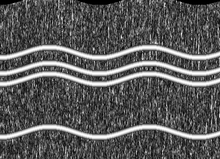
%> input picture simulated4_2_noise.bmp, 220 x 159 px, shrunk from 416 x 300 before the run
$ octave MainDemo.m   (GNU Octave 9; MATLAB toolbox functions it lacks are replaced by stand-ins)
%> lines starting %> are read from the running program, lines starting %| are printed output that depends on the picture
### FrangiCode/FrangiFilter2D.m
function [outIm,Direction, whatScale] = FrangiFilter2D(I, sigmas, options)
defaultoptions = struct('FrangiScaleRange', [1 10], 'FrangiScaleRatio', 2, 'FrangiBetaOne', 0.5, 'FrangiBetaTwo', 10, 'verbose',true,'BlackWhite',true);%0.5 15

if(~exist('options','var')),
    options=defaultoptions;
else
    tags = fieldnames(defaultoptions);
    for i=1:length(tags)
         if(~isfield(options,tags{i})),  options.(tags{i})=defaultoptions.(tags{i}); end
    end
    if(length(tags)~=length(fieldnames(options))),
        warning('FrangiFilter2D:unknownoption','unknown options found');
    end
end
%sigmas = [3];
beta  = 2*options.FrangiBetaOne^2;
c     = 2*options.FrangiBetaTwo^2;
ALLfiltered=zeros([size(I) length(sigmas)]);
ALLangles=zeros([size(I) length(sigmas)]);
[line, row] = size(I);
for i = 1:length(sigmas),
    if(options.verbose)

    end
    [Dxx,Dxy,Dyy] = Hessian2D(I,sigmas(i));
    Dxx = (sigmas(i)^2)*Dxx;
    Dxy = (sigmas(i)^2)*Dxy;
    Dyy = (sigmas(i)^2)*Dyy;
    [Lambda2,Lambda1,Ix,Iy]=eig2image(Dxx,Dxy,Dyy);
%     angles =atan2(Ix,Iy);
    angles = zeros(line,row);
    for ii = 1:line
        for jj = 1:row
            angles(ii, jj) = atan(-((Iy(ii,jj)/Ix(ii,jj))));
        end
    end
    Lambda1(Lambda1==0) = eps;
    Rb = (Lambda2./Lambda1).^2;%
    S2 =  Lambda1.^2+Lambda2.^2;%

   Ifiltered =  exp(-Rb/beta).*(ones(size(I))-exp(-S2/c));

   if(options.BlackWhite)
        Ifiltered(Lambda1<0)=0;
    else
        Ifiltered(Lambda1>0)=0;
    end
    ALLfiltered(:,:,i) = Ifiltered;
    ALLangles(:,:,i) = angles;
end

if length(sigmas) > 1,
    [outIm,whatScale] = max(ALLfiltered,[],3);
    outIm = reshape(outIm,size(I));
    if(nargout>1)
        whatScale = reshape(whatScale,size(I));
    end
    %if(nargout>2)
        Direction = reshape(ALLangles((1:numel(I))'+(whatScale(:)-1)*numel(I)),size(I));
    %end
else
    outIm = reshape(ALLfiltered,size(I));
    if(nargout>1)
            whatScale = ones(size(I));
    end
    if(nargout>2)
        Direction = reshape(ALLangles,size(I));
    end
end

### FrangiCode/Hessian2D.m
function [Dxx,Dxy,Dyy] = Hessian2D(I,Sigma)
%% original Frangi Filter
if nargin < 2, Sigma = 1; end
[X,Y] = ndgrid(-round(3*Sigma):round(3*Sigma));
%%
%%%一阶导数
% DGaussx = (-1/(2*pi*Sigma^4)) * (X.*exp(-(X.^2 + Y.^2)/(2*Sigma^2)));
% DGaussy = (-1/(2*pi*Sigma^4)) * (Y.*exp(-(X.^2 + Y.^2)/(2*Sigma^2)));
%%

DGaussxx = 1/(2*pi*Sigma^4) * (X.^2/Sigma^2 - 1) .* exp(-(X.^2 + Y.^2)/(2*Sigma^2));
DGaussxy = 1/(2*pi*Sigma^6) * (X .* Y)           .* exp(-(X.^2 + Y.^2)/(2*Sigma^2));
DGaussyy = DGaussxx';
Dxx = imfilter(I,DGaussxx,'conv');
Dxy = imfilter(I,DGaussxy,'conv');
Dyy = imfilter(I,DGaussyy,'conv');

%%
%%%先滤波再求导
% h = fspecial('gaussian',[11,11], 2);
% Id = imfilter(I, h);
% [line, row] = size(Id);
%
% Dy=gradient(Id,'y');
% Dyy=(gradient(Dy,'y'));
% clear Dy;
%
% Dx=gradient(Id,'x');
% Dxx=(gradient(Dx,'x'));
% Dxy=(gradient(Dx,'y'));
% clear Dx;
% % Y = [1  1  1  1  1  -2 -2 -2 -2 -2 1 1  1  1  1  ;
% %      1  1  1  1  1  -2 -2 -2 -2 -2 1 1  1  1  1  ;
% %      1  1  1  1  1  -2 -2 -2 -2 -2 1 1  1  1  1  ;
% %        ];
% % X = [1 1 1;
% %      1 1 1;
% %      1 1 1;
% %      1 1 1;
% %      1 1 1;
% %      -2 -2 -2;
% %      -2 -2 -2;
% %      -2 -2 -2;
% %      -2 -2 -2;
% %      -2 -2 -2;
% %      1   1  1;
% %      1   1  1;
% %      1   1  1;
% %      1   1  1;
% %       1  1  1;
% %            ];
% % Dx = imfilter(Id,X,'conv');
% % Dy = imfilter(Id,Y,'conv');
% % Dxx = imfilter(Dx,X,'conv');
% % Dyy = imfilter(Dy,Y,'conv');
% % Dxy = imfilter(Dx,Y,'conv');
%
% Dx = zeros(line,row);
% Dy = zeros(line,row);
% Dxx = zeros(line,row);
% Dxy = zeros(line,row);
% Dyy = zeros(line,row);
% for i = 2:line-2
%     for j = 2:row-2
%         Dx(i,j) = (Id(i+1,j) - Id(i-1,j))/2;
%         Dy(i,j) = (Id(i,j+1) - Id(i,j-1))/2;
%     end
% end
% for i = 2:line-1
%     for j = 2:row-1
%         Dxx(i,j) = (Dx(i+1,j) - Dx(i-1,j))/2;
%         Dyy(i,j) = (Dy(i,j+1) - Dy(i,j-1))/2;
%         Dxy(i,j) = (Dx(i,j+1) - Dx(i,j-1))/2;
%     end
% end
%%
%%%显示二阶导数
% mag = sqrt(Dxx.*Dxx+Dyy.*Dyy);
% px = Dxx./(mag+1e-10); py = Dyy./(mag+1e-10);
% figure,quiver(py,px);

%%
%%%显示一阶导数
% [5 lines of commented-out code are left out]
%%

%% using GVF Frangi Filter
% [33 lines of commented-out code are left out]


% [25 lines left out: function gradient, not called in this run]

### FNLM.m
function  [Output]=FNLM(x,f,t,h, Ivessel, l, s)
warning off;

oldx = x;
x = Ivessel;

[m n]=size(x);
% Memory for the output
Output=[];

% Replicate the boundaries of the x image

D_ori = padarray(x,[f+t f+t],'symmetric');
oldx = padarray(oldx,[f+t f+t],'symmetric');
kernel=make_kernel(f);
gsqu_sum2 = conv2(oldx.*oldx,kernel,'same');
h=h^2;

parfor i=1:m
    i
    for j=1:n
        i1 = i+ t+f;
        j1 = j+ t+f;

        rw2= oldx(i1-f:i1+f , j1-f:j1+f); % reference window
        rw2(:,1:end)=rw2(:,2*f+1:-1:1);
        rw2(1:end,:)=rw2(2*f+1:-1:1,:);
        rw2=rw2.*kernel;

        bw2 = oldx(i1-t-f:i1+t+f,j1-t-f:j1+t+f);
        cv_bw2 = conv2(bw2,rw2,'valid');
        %----------------------------------------------------------

        gsq_dis2=gsqu_sum2(i1,j1)+gsqu_sum2(i1-t:i1+t,j1-t:j1+t)-2*cv_bw2;  % Eqn. (5) in the paper;
        weight2=exp(-gsq_dis2/h);
        weight2(t+1,t+1)=0;
        weight2(t+1,t+1)=max(weight2(:));
        weight2 = weight2/max(weight2(:));
        %%
        weight2(:,t+1) = 0;

        wei = zeros(size(weight2));
        Dir = D_ori(i1-t:i1+t,j1-t:j1+t);
        for ii = 1:size(weight2,1)
            for jj = 1:size(weight2,2)
                a = ii - (t+1);
                b = jj - (t+1);
                if (ii~=t+1 || jj~=t+1)
                    Pont_angle = atan(a/b);
                    E = abs(Dir(t+1,t+1) - Pont_angle);%when the centre direction is wrong, the result is bad.
                    lamada = 0.3;
                    if (E> lamada)
                        wei(ii,jj ) = 0;%0.0001;
                        continue;
                    end
                    wei(ii,jj) = (1-(E/lamada).^2).^2 ;%exp(-abs(wei(ii,jj) - Dir(ii,jj)));
                end
            end
        end
        wei(t+1,t+1) = 1;
        wei2 = zeros(size(weight2));
        for ii = 1:size(weight2,1)
            for jj = 1:size(weight2,2)
                a = (t+1) - ii;
                b = (t+1) - jj;
                if (ii~=t+1 || jj~=t+1)
                    Pont_angle2 = atan(a/b);
                    E2 = abs(Dir(ii,jj) - Pont_angle2);
                    lamada = 0.3;
                    if (E2> lamada)
                        wei2(ii,jj ) = 0;%0.0001;
                        continue;
                    end
                        wei2(ii,jj) = (1-(E2/lamada).^2).^2 ;%exp(-abs(wei(ii,jj) - Dir(ii,jj)));
                end
            end
        end

        W =  wei.*wei2.*weight2;%   wei.*  abs(wei-ones(size(wei))).*   weight.*D_2.*wei.*.*weight2
        if (sum(sum(wei2.*weight2)) < 2*sum(sum(wei.*wei2.*weight2)))
            W =  wei.*wei2.*weight2;
        else
            W =  wei2.*weight2;
        end
        [ L,~ ] =lowrank(W,oldx, i1, j1, t, f, l, s);
        Output(i,j) = mean(L(floor(size(L,1)/2)+1,:));
    end
end

function [kernel] = make_kernel(f)

kernel=zeros(2*f+1,2*f+1);
for d=1:f
    value= 1 / (2*d+1)^2 ;
    for i=-d:d
        for j=-d:d
            kernel(f+1-i,f+1-j)= kernel(f+1-i,f+1-j) + value ;
        end
    end
end
kernel = kernel ./ f;

### FrangiCode/eig2image.m
function [Lambda1,Lambda2,Ix,Iy]=eig2image(Dxx,Dxy,Dyy)

tmp = sqrt((Dxx - Dyy).^2 + 4*Dxy.^2);
v2x = 2*Dxy;
v2y = Dyy - Dxx + tmp;

mag = sqrt(v2x.^2 + v2y.^2);
i = (mag ~= 0);
v2x(i) = v2x(i)./mag(i);
v2y(i) = v2y(i)./mag(i);

v1x = -v2y;
v1y = v2x;

mu1 = 0.5*(Dxx + Dyy + tmp);
mu2 = 0.5*(Dxx + Dyy - tmp);

check=abs(mu1)>abs(mu2);

Lambda1=mu1;
Lambda1(check)=mu2(check);
Lambda2=mu2;
Lambda2(check)=mu1(check);

Ix=v1x;
Ix(check)=v2x(check);
Iy=v1y;
Iy(check)=v2y(check);
end

### MainDemo.m
%====================================================
% demo
%==================================================
% If you find our code helpful in your resarch or work, please cite our paper.
% Shaobo Li , Jianhu Zhao ,Hongmei Zhang, Zijun Bi1, SiHeng Qu , "A Non-local Low Rank Algorithm for Subbottom Profile Sonar Image Denoising "

%%
baseDirectory = fileparts(mfilename('fullpath'));
addpath(genpath(baseDirectory));
%%
clear all;
%%
parpool('local',6);
%%
% load test image
x=double((imread('simulated4_2_noise.bmp')));
%> x: size 159x220 double; min 0, max 255, mean 89.7; mean of the top-left, top-right, bottom-left and bottom-right quarters 93.5, 95.2, 84.5, 85.7
%%
%Filter
Id=x;
Ivessel = Id;
Id = double((Id));
Id = 255 - double(Id);
Id = medfilt2(Id, [3,3]);
h = fspecial('gaussian',[3,3], 2);
Id = imfilter(Id, h);
sigmas = [7, 7.5, 8, 8.5, 9, 9.5, 10, 10.5, 11, 11.5, 12, 12.5, 13, 13.5, 14,14.5,15, 20,30];
[Ivessel0, Direction, whatScale]= FrangiFilter2D(Id,sigmas);%, Direction
%> after the loop in FrangiFilter2D, `for i = 1:length(sigmas),`:
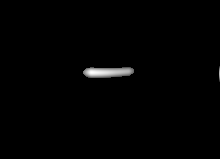
%> Ifiltered: size 159x220 double; min 0, max 0.0804, mean 0.000698; drawn with min black and max white
%> after the loop in FrangiFilter2D, `for i = 1:length(sigmas),`:
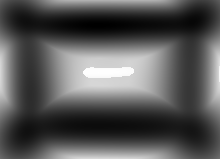
%> Lambda1: size 159x220 double; min -51.88, max 5.73, mean -32.07; drawn with min black and max white
%> after the loop in FrangiFilter2D, `for i = 1:length(sigmas),`:
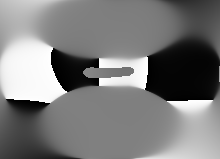
%> angles: size 159x220 double; min -1.57, max 1.57, mean -0.0436; drawn with min black and max white
Ivessel = Direction;
%%
Id = 255 - double(Id);
Id = medfilt2(Id, [3,3]);
h = fspecial('gaussian',[3,3], 2);
Id = imfilter(Id, h);
sigmas = [6.5, 10, 30,40,50];
[Ivessel1, Direction2, whatScale2]= FrangiFilter2D(Id, sigmas);%, Direction
%> call 2 of FrangiFilter2D, with sigmas = [6.5 10 30 40 50]
%> after the loop in FrangiFilter2D (call 2), `for i = 1:length(sigmas),`:
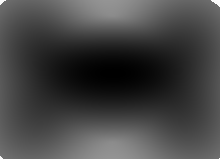
%> Lambda1: size 159x220 double; min -38.85, max 16.39, mean -24.2; drawn with min black and max white
%> after the loop in FrangiFilter2D (call 2), `for i = 1:length(sigmas),`:
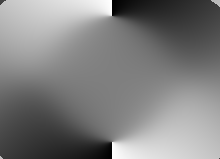
%> angles: size 159x220 double; min -1.57, max 1.57, mean 0.00119; drawn with min black and max white
Ivessel2 = Direction2;
Ivessel(find(Ivessel0<Ivessel1)) = Ivessel2(find(Ivessel0<Ivessel1));
%%
%--------parameters-------------
l = 29 ;
s = 0.8;
f=3;
t = 36 ;
sigma=25;
%--------------------------------
[Output]=FNLM(x,f,t,sigma, Ivessel, l, s);
%> in FNLM, `oldx = padarray(oldx,[f+t f+t],'symmetric');`:
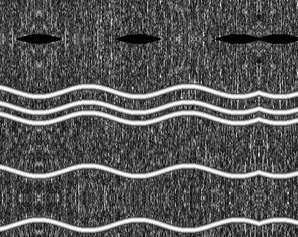
%> oldx: size 237x298 double; min 0, max 255, mean 86.4
%> in FNLM, `gsqu_sum2 = conv2(oldx.*oldx,kernel,'same');`:
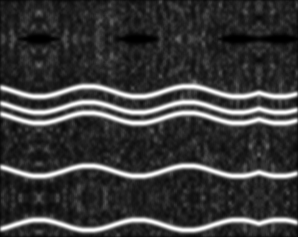
%> gsqu_sum2: size 237x298 double; min 0.135, max 45922, mean 10270.2; drawn with min black and max white
%> the run ends on the next line
